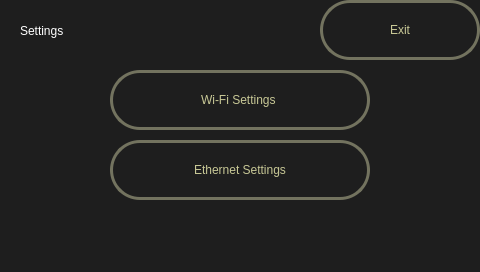
<?xml version="1.0" encoding="UTF-8"?>
<ui version="4.0">
 <class>SettingsScreen</class>
 <widget class="QDialog" name="SettingsScreen">
  <property name="geometry">
   <rect>
    <x>0</x>
    <y>0</y>
    <width>480</width>
    <height>272</height>
   </rect>
  </property>
  <property name="minimumSize">
   <size>
    <width>480</width>
    <height>272</height>
   </size>
  </property>
  <property name="maximumSize">
   <size>
    <width>480</width>
    <height>272</height>
   </size>
  </property>
  <property name="baseSize">
   <size>
    <width>480</width>
    <height>272</height>
   </size>
  </property>
  <property name="windowTitle">
   <string>Dialog</string>
  </property>
  <property name="styleSheet">
   <string notr="true">background-color: rgba(30, 30, 30, 255);</string>
  </property>
  <widget class="QLabel" name="label_7">
   <property name="geometry">
    <rect>
     <x>330</x>
     <y>210</y>
     <width>151</width>
     <height>61</height>
    </rect>
   </property>
   <property name="text">
    <string/>
   </property>
   <property name="pixmap">
    <pixmap resource="resources.qrc">:/rsrc/logo.png</pixmap>
   </property>
  </widget>
  <widget class="QLabel" name="label">
   <property name="geometry">
    <rect>
     <x>20</x>
     <y>10</y>
     <width>291</width>
     <height>41</height>
    </rect>
   </property>
   <property name="styleSheet">
    <string notr="true">color: rgba(255, 255, 255, 255);
font: 24px &quot;DejaVu Sans&quot;;</string>
   </property>
   <property name="text">
    <string>Settings</string>
   </property>
  </widget>
  <widget class="QPushButton" name="exitButton">
   <property name="geometry">
    <rect>
     <x>320</x>
     <y>0</y>
     <width>160</width>
     <height>60</height>
    </rect>
   </property>
   <property name="minimumSize">
    <size>
     <width>160</width>
     <height>60</height>
    </size>
   </property>
   <property name="maximumSize">
    <size>
     <width>160</width>
     <height>60</height>
    </size>
   </property>
   <property name="focusPolicy">
    <enum>Qt::NoFocus</enum>
   </property>
   <property name="styleSheet">
    <string notr="true">color: rgba(200, 200, 150, 255);
background: qradialgradient(cx:.4, cy:.2, radius:1, fx:.5, fy:.3, stop:.2 rgba(70, 70, 70, 255), stop:.9 rgba(20, 20, 20, 255));
border-style: solid;
border-width: 3px;
border-radius: 30px;
border-color: rgba(115, 115, 95, 255);
font: 18px &quot;DejaVu Sans&quot;;</string>
   </property>
   <property name="text">
    <string>Exit</string>
   </property>
  </widget>
  <widget class="QPushButton" name="wifiButton">
   <property name="geometry">
    <rect>
     <x>110</x>
     <y>70</y>
     <width>260</width>
     <height>60</height>
    </rect>
   </property>
   <property name="minimumSize">
    <size>
     <width>257</width>
     <height>60</height>
    </size>
   </property>
   <property name="maximumSize">
    <size>
     <width>260</width>
     <height>60</height>
    </size>
   </property>
   <property name="focusPolicy">
    <enum>Qt::NoFocus</enum>
   </property>
   <property name="styleSheet">
    <string notr="true">color: rgba(200, 200, 150, 255);
background: qradialgradient(cx:.4, cy:.2, radius:1, fx:.5, fy:.3, stop:.2 rgba(70, 70, 70, 255), stop:.9 rgba(20, 20, 20, 255));
border-style: solid;
border-width: 3px;
border-radius: 30px;
border-color: rgba(115, 115, 95, 255);
font: 18px &quot;DejaVu Sans&quot;;</string>
   </property>
   <property name="text">
    <string>Wi-Fi Settings </string>
   </property>
  </widget>
  <widget class="QPushButton" name="ethernetButton">
   <property name="geometry">
    <rect>
     <x>110</x>
     <y>140</y>
     <width>260</width>
     <height>60</height>
    </rect>
   </property>
   <property name="minimumSize">
    <size>
     <width>257</width>
     <height>60</height>
    </size>
   </property>
   <property name="maximumSize">
    <size>
     <width>260</width>
     <height>60</height>
    </size>
   </property>
   <property name="focusPolicy">
    <enum>Qt::NoFocus</enum>
   </property>
   <property name="styleSheet">
    <string notr="true">color: rgba(200, 200, 150, 255);
background: qradialgradient(cx:.4, cy:.2, radius:1, fx:.5, fy:.3, stop:.2 rgba(70, 70, 70, 255), stop:.9 rgba(20, 20, 20, 255));
border-style: solid;
border-width: 3px;
border-radius: 30px;
border-color: rgba(115, 115, 95, 255);
font: 18px &quot;DejaVu Sans&quot;;</string>
   </property>
   <property name="text">
    <string>Ethernet Settings</string>
   </property>
  </widget>
 </widget>
 <resources>
  <include location="resources.qrc"/>
 </resources>
 <connections>
  <connection>
   <sender>exitButton</sender>
   <signal>clicked()</signal>
   <receiver>SettingsScreen</receiver>
   <slot>close()</slot>
   <hints>
    <hint type="sourcelabel">
     <x>386</x>
     <y>33</y>
    </hint>
    <hint type="destinationlabel">
     <x>373</x>
     <y>68</y>
    </hint>
   </hints>
  </connection>
  <connection>
   <sender>wifiButton</sender>
   <signal>clicked()</signal>
   <receiver>SettingsScreen</receiver>
   <slot>slot1()</slot>
   <hints>
    <hint type="sourcelabel">
     <x>295</x>
     <y>95</y>
    </hint>
    <hint type="destinationlabel">
     <x>404</x>
     <y>100</y>
    </hint>
   </hints>
  </connection>
  <connection>
   <sender>ethernetButton</sender>
   <signal>clicked()</signal>
   <receiver>SettingsScreen</receiver>
   <slot>slot2()</slot>
   <hints>
    <hint type="sourcelabel">
     <x>311</x>
     <y>168</y>
    </hint>
    <hint type="destinationlabel">
     <x>430</x>
     <y>166</y>
    </hint>
   </hints>
  </connection>
 </connections>
 <slots>
  <slot>slot1()</slot>
  <slot>slot2()</slot>
 </slots>
</ui>
